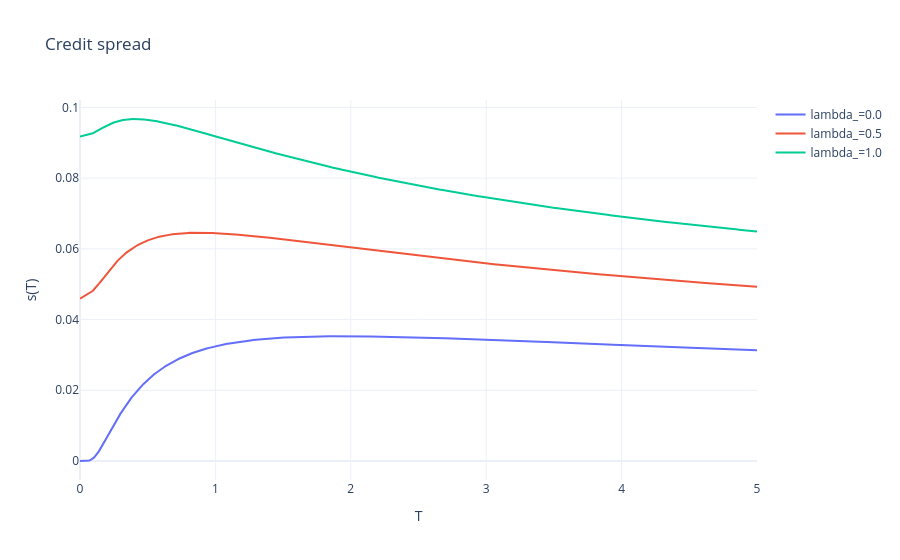

Notebook cell for this chart:
### Code cell
fig = plot_function_vs_param(
    mj.credit_spread,
    x_param="T",
    x_values=np.linspace(0, 5, 1000),
    base_params={
        "V": 130,
        "D": 100,
        "r": 0.02,
        "sigma_V": 0.3,
        "gamma": math.log(1 - 0.25),
        "delta": 0.2
    },
    y_title="s(T)",
    varying_param="lambda_",
    varying_values=[0.0, 0.5, 1.0],
    title="Credit spread"
)

fig.show()

### Figure 1 — Plotly figure (JSON) as saved in the notebook; plotly's stock layout.template omitted (floating-point values rounded to 4 significant figures; data arrays with more than 128 entries replaced by an {"elided": "..."} marker saying what was removed)
{"data": [{"mode": "lines", "name": "lambda_=0.0", "type": "scatter", "x": {"elided": "1000 float values"}, "y": {"elided": "1000 float values"}}, {"mode": "lines", "name": "lambda_=0.5", "type": "scatter", "x": {"elided": "1000 float values"}, "y": {"elided": "1000 float values"}}, {"mode": "lines", "name": "lambda_=1.0", "type": "scatter", "x": {"elided": "1000 float values"}, "y": {"elided": "1000 float values"}}], "layout": {"title": {"text": "Credit spread"}, "xaxis": {"title": {"text": "T"}}, "yaxis": {"title": {"text": "s(T)"}}}}
